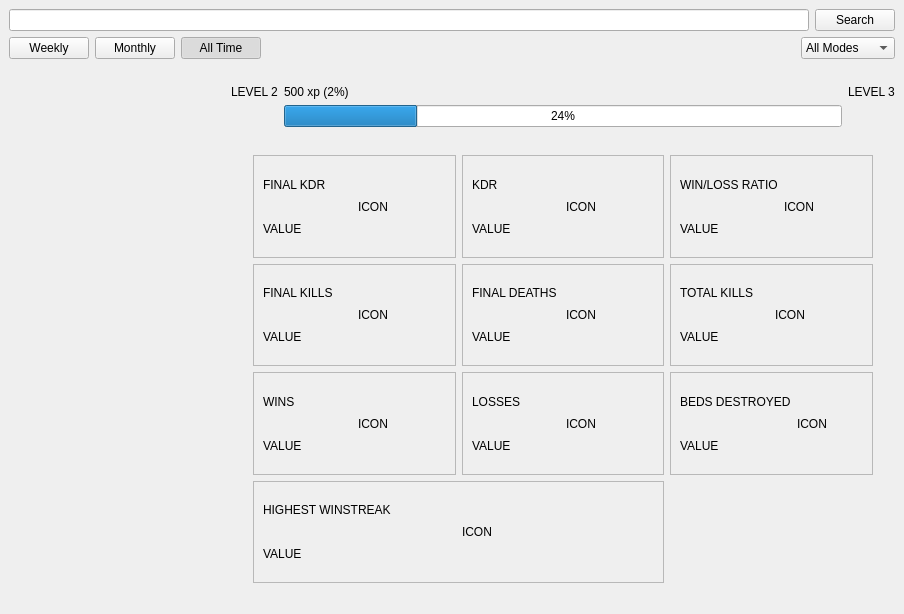
<?xml version="1.0" encoding="UTF-8"?>
<ui version="4.0">
 <class>MainWindow</class>
 <widget class="QMainWindow" name="MainWindow">
  <property name="geometry">
   <rect>
    <x>0</x>
    <y>0</y>
    <width>904</width>
    <height>614</height>
   </rect>
  </property>
  <property name="windowTitle">
   <string>MainWindow</string>
  </property>
  <widget class="QWidget" name="centralwidget">
   <layout class="QVBoxLayout" name="verticalLayout_3">
    <item>
     <layout class="QVBoxLayout" name="verticalLayout_2" stretch="0,0,0,1">
      <item>
       <layout class="QHBoxLayout" name="horizontalLayout">
        <item>
         <widget class="QLineEdit" name="username_input"/>
        </item>
        <item>
         <widget class="QPushButton" name="search_button">
          <property name="text">
           <string>Search</string>
          </property>
         </widget>
        </item>
       </layout>
      </item>
      <item>
       <layout class="QHBoxLayout" name="horizontalLayout_36">
        <property name="topMargin">
         <number>0</number>
        </property>
        <item>
         <widget class="QPushButton" name="weekly_btn">
          <property name="text">
           <string>Weekly</string>
          </property>
          <property name="checkable">
           <bool>true</bool>
          </property>
         </widget>
        </item>
        <item>
         <widget class="QPushButton" name="monthly_btn">
          <property name="text">
           <string>Monthly</string>
          </property>
          <property name="checkable">
           <bool>true</bool>
          </property>
         </widget>
        </item>
        <item>
         <widget class="QPushButton" name="total_btn">
          <property name="text">
           <string>All Time</string>
          </property>
          <property name="checkable">
           <bool>true</bool>
          </property>
          <property name="checked">
           <bool>true</bool>
          </property>
         </widget>
        </item>
        <item>
         <spacer name="horizontalSpacer">
          <property name="orientation">
           <enum>Qt::Orientation::Horizontal</enum>
          </property>
          <property name="sizeHint" stdset="0">
           <size>
            <width>40</width>
            <height>20</height>
           </size>
          </property>
         </spacer>
        </item>
        <item>
         <widget class="QComboBox" name="mode_dropdown">
          <item>
           <property name="text">
            <string>All Modes</string>
           </property>
          </item>
          <item>
           <property name="text">
            <string>Solo</string>
           </property>
          </item>
          <item>
           <property name="text">
            <string>Doubles</string>
           </property>
          </item>
          <item>
           <property name="text">
            <string>Quadruples</string>
           </property>
          </item>
         </widget>
        </item>
       </layout>
      </item>
      <item>
       <widget class="QLabel" name="loadingLabel">
        <property name="enabled">
         <bool>true</bool>
        </property>
        <property name="text">
         <string/>
        </property>
        <property name="alignment">
         <set>Qt::AlignmentFlag::AlignCenter</set>
        </property>
       </widget>
      </item>
      <item>
       <layout class="QHBoxLayout" name="horizontalLayout_2" stretch="1,3">
        <item>
         <layout class="QVBoxLayout" name="verticalLayout_4"/>
        </item>
        <item>
         <layout class="QVBoxLayout" name="verticalLayout_6" stretch="0,1">
          <property name="spacing">
           <number>6</number>
          </property>
          <item>
           <layout class="QGridLayout" name="gridLayout">
            <item row="0" column="3">
             <widget class="QLabel" name="label_2">
              <property name="text">
               <string>LEVEL 3</string>
              </property>
             </widget>
            </item>
            <item row="1" column="1">
             <widget class="QProgressBar" name="progressBar">
              <property name="sizePolicy">
               <sizepolicy hsizetype="Expanding" vsizetype="Fixed">
                <horstretch>0</horstretch>
                <verstretch>0</verstretch>
               </sizepolicy>
              </property>
              <property name="value">
               <number>24</number>
              </property>
             </widget>
            </item>
            <item row="0" column="0">
             <widget class="QLabel" name="label">
              <property name="text">
               <string>LEVEL 2</string>
              </property>
             </widget>
            </item>
            <item row="0" column="1">
             <widget class="QLabel" name="label_3">
              <property name="text">
               <string>500 xp (2%)</string>
              </property>
             </widget>
            </item>
           </layout>
          </item>
          <item>
           <layout class="QGridLayout" name="gridLayout_3">
            <property name="leftMargin">
             <number>22</number>
            </property>
            <property name="topMargin">
             <number>22</number>
            </property>
            <property name="rightMargin">
             <number>22</number>
            </property>
            <property name="bottomMargin">
             <number>22</number>
            </property>
            <item row="3" column="0">
             <widget class="QFrame" name="winsFrame">
              <property name="frameShape">
               <enum>QFrame::Shape::StyledPanel</enum>
              </property>
              <property name="frameShadow">
               <enum>QFrame::Shadow::Raised</enum>
              </property>
              <layout class="QHBoxLayout" name="horizontalLayout_26">
               <item>
                <layout class="QHBoxLayout" name="horizontalLayout_27">
                 <item>
                  <layout class="QVBoxLayout" name="verticalLayout_18">
                   <item>
                    <widget class="QLabel" name="label_48">
                     <property name="text">
                      <string>WINS</string>
                     </property>
                    </widget>
                   </item>
                   <item>
                    <widget class="QLabel" name="label_49">
                     <property name="text">
                      <string>VALUE</string>
                     </property>
                    </widget>
                   </item>
                  </layout>
                 </item>
                 <item>
                  <widget class="QLabel" name="label_51">
                   <property name="text">
                    <string>ICON</string>
                   </property>
                  </widget>
                 </item>
                </layout>
               </item>
              </layout>
             </widget>
            </item>
            <item row="3" column="2">
             <widget class="QFrame" name="bedsDestroyedFrame">
              <property name="frameShape">
               <enum>QFrame::Shape::StyledPanel</enum>
              </property>
              <property name="frameShadow">
               <enum>QFrame::Shadow::Raised</enum>
              </property>
              <layout class="QHBoxLayout" name="horizontalLayout_22">
               <item>
                <layout class="QHBoxLayout" name="horizontalLayout_23">
                 <item>
                  <layout class="QVBoxLayout" name="verticalLayout_16">
                   <item>
                    <widget class="QLabel" name="label_40">
                     <property name="text">
                      <string>BEDS DESTROYED</string>
                     </property>
                    </widget>
                   </item>
                   <item>
                    <widget class="QLabel" name="label_41">
                     <property name="text">
                      <string>VALUE</string>
                     </property>
                    </widget>
                   </item>
                  </layout>
                 </item>
                 <item>
                  <widget class="QLabel" name="label_43">
                   <property name="text">
                    <string>ICON</string>
                   </property>
                  </widget>
                 </item>
                </layout>
               </item>
              </layout>
             </widget>
            </item>
            <item row="2" column="0">
             <widget class="QFrame" name="finalKillsFrame">
              <property name="frameShape">
               <enum>QFrame::Shape::StyledPanel</enum>
              </property>
              <property name="frameShadow">
               <enum>QFrame::Shadow::Raised</enum>
              </property>
              <layout class="QHBoxLayout" name="horizontalLayout_16">
               <item>
                <layout class="QHBoxLayout" name="horizontalLayout_17">
                 <item>
                  <layout class="QVBoxLayout" name="verticalLayout_13">
                   <item>
                    <widget class="QLabel" name="label_28">
                     <property name="text">
                      <string>FINAL KILLS</string>
                     </property>
                    </widget>
                   </item>
                   <item>
                    <widget class="QLabel" name="label_29">
                     <property name="text">
                      <string>VALUE</string>
                     </property>
                    </widget>
                   </item>
                  </layout>
                 </item>
                 <item>
                  <widget class="QLabel" name="label_31">
                   <property name="text">
                    <string>ICON</string>
                   </property>
                  </widget>
                 </item>
                </layout>
               </item>
              </layout>
             </widget>
            </item>
            <item row="1" column="1">
             <widget class="QFrame" name="kdrFrame">
              <property name="frameShape">
               <enum>QFrame::Shape::StyledPanel</enum>
              </property>
              <property name="frameShadow">
               <enum>QFrame::Shadow::Raised</enum>
              </property>
              <layout class="QHBoxLayout" name="horizontalLayout_34">
               <item>
                <layout class="QHBoxLayout" name="horizontalLayout_35">
                 <item>
                  <layout class="QVBoxLayout" name="verticalLayout_22">
                   <item>
                    <widget class="QLabel" name="label_61">
                     <property name="text">
                      <string>KDR</string>
                     </property>
                    </widget>
                   </item>
                   <item>
                    <widget class="QLabel" name="label_62">
                     <property name="text">
                      <string>VALUE</string>
                     </property>
                    </widget>
                   </item>
                  </layout>
                 </item>
                 <item>
                  <widget class="QLabel" name="label_64">
                   <property name="text">
                    <string>ICON</string>
                   </property>
                  </widget>
                 </item>
                </layout>
               </item>
              </layout>
             </widget>
            </item>
            <item row="3" column="1">
             <widget class="QFrame" name="lossesFrame">
              <property name="frameShape">
               <enum>QFrame::Shape::StyledPanel</enum>
              </property>
              <property name="frameShadow">
               <enum>QFrame::Shadow::Raised</enum>
              </property>
              <layout class="QHBoxLayout" name="horizontalLayout_24">
               <item>
                <layout class="QHBoxLayout" name="horizontalLayout_25">
                 <item>
                  <layout class="QVBoxLayout" name="verticalLayout_17">
                   <item>
                    <widget class="QLabel" name="label_44">
                     <property name="text">
                      <string>LOSSES</string>
                     </property>
                    </widget>
                   </item>
                   <item>
                    <widget class="QLabel" name="label_45">
                     <property name="text">
                      <string>VALUE</string>
                     </property>
                    </widget>
                   </item>
                  </layout>
                 </item>
                 <item>
                  <widget class="QLabel" name="label_47">
                   <property name="text">
                    <string>ICON</string>
                   </property>
                  </widget>
                 </item>
                </layout>
               </item>
              </layout>
             </widget>
            </item>
            <item row="1" column="2">
             <widget class="QFrame" name="wlrFrame">
              <property name="frameShape">
               <enum>QFrame::Shape::StyledPanel</enum>
              </property>
              <property name="frameShadow">
               <enum>QFrame::Shadow::Raised</enum>
              </property>
              <layout class="QHBoxLayout" name="horizontalLayout_12">
               <item>
                <layout class="QHBoxLayout" name="horizontalLayout_13">
                 <item>
                  <layout class="QVBoxLayout" name="verticalLayout_11">
                   <item>
                    <widget class="QLabel" name="label_20">
                     <property name="text">
                      <string>WIN/LOSS RATIO</string>
                     </property>
                    </widget>
                   </item>
                   <item>
                    <widget class="QLabel" name="label_21">
                     <property name="text">
                      <string>VALUE</string>
                     </property>
                    </widget>
                   </item>
                  </layout>
                 </item>
                 <item>
                  <widget class="QLabel" name="label_23">
                   <property name="text">
                    <string>ICON</string>
                   </property>
                  </widget>
                 </item>
                </layout>
               </item>
              </layout>
             </widget>
            </item>
            <item row="1" column="0">
             <widget class="QFrame" name="fkdrFrame">
              <property name="frameShape">
               <enum>QFrame::Shape::StyledPanel</enum>
              </property>
              <property name="frameShadow">
               <enum>QFrame::Shadow::Raised</enum>
              </property>
              <layout class="QHBoxLayout" name="horizontalLayout_6" stretch="0">
               <item>
                <layout class="QHBoxLayout" name="horizontalLayout_4">
                 <item>
                  <layout class="QVBoxLayout" name="verticalLayout_7">
                   <item>
                    <widget class="QLabel" name="label_6">
                     <property name="text">
                      <string>FINAL KDR</string>
                     </property>
                    </widget>
                   </item>
                   <item>
                    <widget class="QLabel" name="label_7">
                     <property name="text">
                      <string>VALUE</string>
                     </property>
                    </widget>
                   </item>
                  </layout>
                 </item>
                 <item>
                  <widget class="QLabel" name="label_4">
                   <property name="text">
                    <string>ICON</string>
                   </property>
                  </widget>
                 </item>
                </layout>
               </item>
              </layout>
             </widget>
            </item>
            <item row="2" column="2">
             <widget class="QFrame" name="totalKillsFrame">
              <property name="frameShape">
               <enum>QFrame::Shape::StyledPanel</enum>
              </property>
              <property name="frameShadow">
               <enum>QFrame::Shadow::Raised</enum>
              </property>
              <layout class="QHBoxLayout" name="horizontalLayout_20">
               <item>
                <layout class="QHBoxLayout" name="horizontalLayout_21">
                 <item>
                  <layout class="QVBoxLayout" name="verticalLayout_15">
                   <item>
                    <widget class="QLabel" name="label_36">
                     <property name="text">
                      <string>TOTAL KILLS</string>
                     </property>
                    </widget>
                   </item>
                   <item>
                    <widget class="QLabel" name="label_37">
                     <property name="text">
                      <string>VALUE</string>
                     </property>
                    </widget>
                   </item>
                  </layout>
                 </item>
                 <item>
                  <widget class="QLabel" name="label_39">
                   <property name="text">
                    <string>ICON</string>
                   </property>
                  </widget>
                 </item>
                </layout>
               </item>
              </layout>
             </widget>
            </item>
            <item row="4" column="0" colspan="2">
             <widget class="QFrame" name="highestWsFrame">
              <property name="frameShape">
               <enum>QFrame::Shape::StyledPanel</enum>
              </property>
              <property name="frameShadow">
               <enum>QFrame::Shadow::Raised</enum>
              </property>
              <layout class="QHBoxLayout" name="horizontalLayout_28">
               <item>
                <layout class="QHBoxLayout" name="horizontalLayout_29">
                 <item>
                  <layout class="QVBoxLayout" name="verticalLayout_19">
                   <item>
                    <widget class="QLabel" name="label_52">
                     <property name="text">
                      <string>HIGHEST WINSTREAK</string>
                     </property>
                    </widget>
                   </item>
                   <item>
                    <widget class="QLabel" name="label_53">
                     <property name="text">
                      <string>VALUE</string>
                     </property>
                    </widget>
                   </item>
                  </layout>
                 </item>
                 <item>
                  <widget class="QLabel" name="label_55">
                   <property name="text">
                    <string>ICON</string>
                   </property>
                  </widget>
                 </item>
                </layout>
               </item>
              </layout>
             </widget>
            </item>
            <item row="2" column="1">
             <widget class="QFrame" name="finalDeathsFrame">
              <property name="frameShape">
               <enum>QFrame::Shape::StyledPanel</enum>
              </property>
              <property name="frameShadow">
               <enum>QFrame::Shadow::Raised</enum>
              </property>
              <layout class="QHBoxLayout" name="horizontalLayout_14">
               <item>
                <layout class="QHBoxLayout" name="horizontalLayout_15">
                 <item>
                  <layout class="QVBoxLayout" name="verticalLayout_12">
                   <item>
                    <widget class="QLabel" name="label_24">
                     <property name="text">
                      <string>FINAL DEATHS</string>
                     </property>
                    </widget>
                   </item>
                   <item>
                    <widget class="QLabel" name="label_25">
                     <property name="text">
                      <string>VALUE</string>
                     </property>
                    </widget>
                   </item>
                  </layout>
                 </item>
                 <item>
                  <widget class="QLabel" name="label_27">
                   <property name="text">
                    <string>ICON</string>
                   </property>
                  </widget>
                 </item>
                </layout>
               </item>
              </layout>
             </widget>
            </item>
           </layout>
          </item>
         </layout>
        </item>
       </layout>
      </item>
     </layout>
    </item>
   </layout>
  </widget>
 </widget>
 <resources/>
 <connections/>
</ui>
